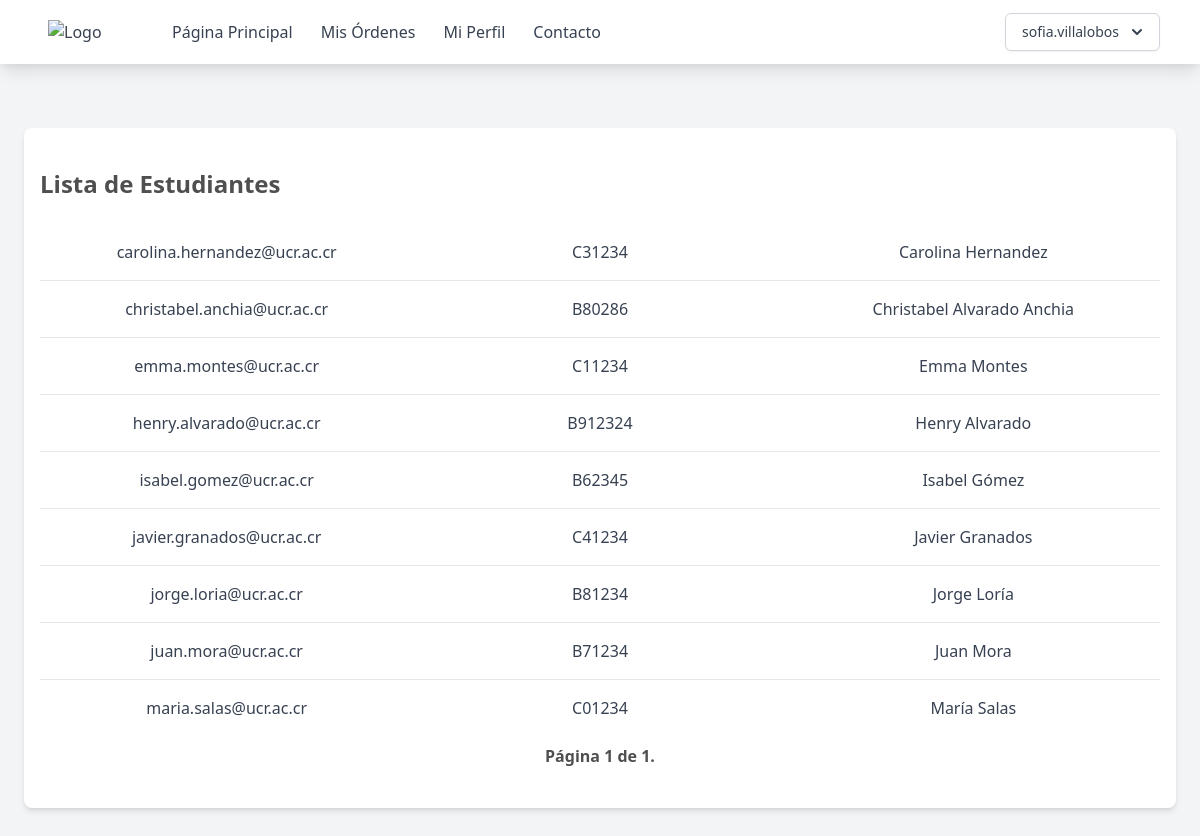
The app's page /estudiantes (signed in) with its own data.
### supply_room/models.py (models this page shows, shortened)
class Users(AbstractUser):
    name = models.CharField(max_length=200)
    email = models.EmailField(unique=True)
    role = models.CharField(max_length=200, choices=ROLE_CHOICES, default="student")
    student_id = models.CharField(max_length=200, null=True, blank=True)
    username = models.CharField(max_length=50, null=True)
    groups = models.ManyToManyField(
        "ClassGroups", related_name="group_student", blank=True
    )
    orders = models.ManyToManyField("Order", related_name="order_student", blank=True)
    objects = CustomUserManager()
    USERNAME_FIELD = "email"
    REQUIRED_FIELDS = ["name", "role"]

### supply_room/views.py (the view)
class StudentList(AdminOrTeacherRoleCheck, ListView):
    model = Users
    paginate_by = 10
    def get_queryset(self, *args, **kwargs):
        qs = super(StudentList, self).get_queryset(*args, **kwargs)
        qs = qs.filter(role="student")
        qs = qs.order_by("name")
        return qs

### supply_room/utils.py (called while the page is built)
    def test_func(self):
        return self.request.user.role == "admin" or self.request.user.role == "teacher"

### templates/page/estudiantes.html (shortened to what this page needs)
{% extends "base.html" %} {% block content %}
<div class="max-w-6xl mx-auto px-4 py-8 bg-white rounded-lg shadow-md mt-16">
    <div class="flex justify-between items-center mb-4">
        <h2 class="text-2xl font-bold py-2">Lista de Estudiantes</h2>
    </div>
    <ul class="divide-y divide-gray-200">
        {% for object in object_list %}
        <li class="py-4">
            <div class="flex justify-between items-center">
                <div class="text-gray-700 w-1/3 text-center">{{ object.email }}
                </div>
                <div class="text-gray-700 w-1/3 text-center">
                    {{ object.student_id }}
                </div>
                <div class="text-gray-700 w-1/3 text-center">
                    {{ object.name }}</div>
            </div>
        </li>
        {% empty %}
        <li class="py-4 text-center text-gray-500">No objects yet.</li>
        {% endfor %}
    </ul>
    <div class="pagination ">
    <div class="step-links flex w-full justify-between items-center p-2">
        <span class="current font-bold mx-4">
            Página {{ page_obj.number }} de {{ page_obj.paginator.num_pages }}.
        </span>
    </div>
</div>
</div>
{% endblock %}

### templates/base.html (shortened to what this page needs)
{% load static %}
<!DOCTYPE html>
<html lang="en">
  <head>
    <link href="{% static 'output.css' %}" rel="stylesheet" />
    <link href="https://cdn.jsdelivr.net/npm/tailwindcss@2.2.19/dist/tailwind.min.css" rel="stylesheet">
  </head>
  <body class="bg-gray-100 h-full min-h-screen">
    <nav class="bg-white shadow-lg">
      <div class="max-w-6xl mx-auto px-4">
        <div class="flex justify-between">
          <div class="flex space-x-4">
            <div>
              <a href="{% url 'home' %}" class="flex items-center py-5 px-2 text-gray-700">
                <img src="https://eie.ucr.ac.cr/static/img/logos/EIE_v.png" alt="Logo" class="w-20 mr-2">
              </a>
            </div>
            <div class="hidden md:flex items-center space-x-1">
              <a href="{% url 'home' %}" class="py-5 px-3 text-gray-700 hover:text-gray-900">Página Principal</a>
              {% if user.role == 'student' or user.role == 'teacher' %}
              <a href="{% url 'mis-ordenes' %}" class="py-5 px-3 text-gray-700 hover:text-gray-900">Mis Órdenes</a>
              {% endif %}
              <a href="{% url 'perfil' %}" class="py-5 px-3 text-gray-700 hover:text-gray-900">Mi Perfil</a>
              <a href="{% url 'contacto' %}" class="py-5 px-3 text-gray-700 hover:text-gray-900">Contacto</a>
            </div>
          </div>
          {% if user.is_authenticated %}
          <div class="hidden md:flex items-center space-x-1">
            <div class="relative inline-block text-left">
              <div>
                <button type="button" class="inline-flex justify-center w-full rounded-md border border-gray-300 shadow-sm px-4 py-2 bg-white text-sm font-medium text-gray-700 hover:bg-gray-50 focus:outline-none" id="menu-button" aria-expanded="true" aria-haspopup="true">
                  {{ user.username }}
                  <svg class="-mr-1 ml-2 h-5 w-5" xmlns="http://www.w3.org/2000/svg" viewBox="0 0 20 20" fill="currentColor" aria-hidden="true">
                    <path fill-rule="evenodd" d="M5.293 7.293a1 1 0 011.414 0L10 10.586l3.293-3.293a1 1 0 111.414 1.414l-4 4a1 1 0 01-1.414 0l-4-4a1 1 0 010-1.414z" clip-rule="evenodd" />
                  </svg>
                </button>
              </div>
            </div>
          </div>
          {% endif %}
        </div>
      </div>
    </nav>
    {% if user.is_authenticated %}
    <div class="pb-12 ">{% block content %} {% endblock %}</div>
    {% else %}
    <p>You are not logged in</p>
    <a href="{% url 'login' %}">Log In</a>
    {% endif %}
  </body>
</html>

### records on screen
Users: username "sofia.villalobos"
Users: email "carolina.hernandez@ucr.ac.cr", student_id "C31234", name "Carolina Hernandez"
Users: email "christabel.anchia@ucr.ac.cr", student_id "B80286", name "Christabel Alvarado Anchia"
Users: email "emma.montes@ucr.ac.cr", student_id "C11234", name "Emma Montes"
Users: email "henry.alvarado@ucr.ac.cr", student_id "B912324", name "Henry Alvarado"
Users: email "isabel.gomez@ucr.ac.cr", student_id "B62345", name "Isabel Gómez"
Users: email "javier.granados@ucr.ac.cr", student_id "C41234", name "Javier Granados"
Users: email "jorge.loria@ucr.ac.cr", student_id "B81234", name "Jorge Loría"
Users: email "juan.mora@ucr.ac.cr", student_id "B71234", name "Juan Mora"
Users: email "maria.salas@ucr.ac.cr", student_id "C01234", name "María Salas"

### other values on screen
{{ page_obj.number }} "1"
{{ page_obj.paginator.num_pages }} "1"
